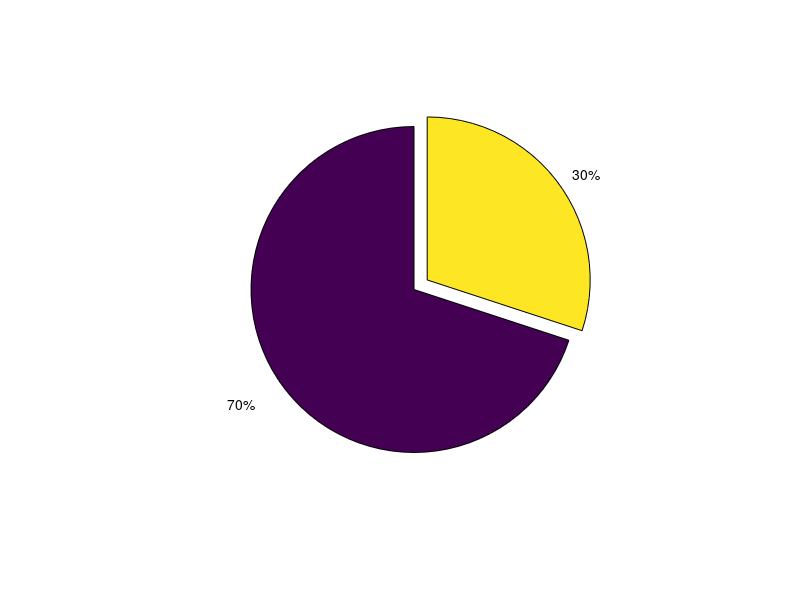

MATLAB code for this plot: (Note: this script raises an error after producing the figure.)
clear;
clc;
close all;

explode1 = [0 1];
label1=[{'no plasmids'},{'at least one plasmid'}];
pie([36593 15713],explode1);
ax=gca,
for i=1:2
        ax.Children(2*i).EdgeAlpha = 0;
end
delete(findobj(ax,'Type','text'));
colormap lines;
legend(label1,'location','eastoutside');
legend box off;
saveas(gcf,'WithPlasmidPie.fig');
exportgraphics(gcf,'WithPlasmidPie.pdf');